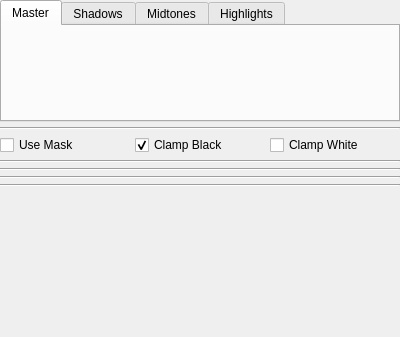
<?xml version="1.0" encoding="UTF-8"?>
<ui version="4.0">
 <class>ColorPropertiesEntity</class>
 <widget class="QWidget" name="ColorPropertiesEntity">
  <property name="geometry">
   <rect>
    <x>0</x>
    <y>0</y>
    <width>400</width>
    <height>337</height>
   </rect>
  </property>
  <property name="windowTitle">
   <string>Form</string>
  </property>
  <layout class="QVBoxLayout" name="verticalLayout">
   <property name="spacing">
    <number>5</number>
   </property>
   <property name="leftMargin">
    <number>0</number>
   </property>
   <property name="topMargin">
    <number>0</number>
   </property>
   <property name="rightMargin">
    <number>0</number>
   </property>
   <property name="bottomMargin">
    <number>0</number>
   </property>
   <item>
    <widget class="QTabWidget" name="tabWidget">
     <property name="minimumSize">
      <size>
       <width>0</width>
       <height>0</height>
      </size>
     </property>
     <property name="maximumSize">
      <size>
       <width>16777215</width>
       <height>170</height>
      </size>
     </property>
     <property name="currentIndex">
      <number>0</number>
     </property>
     <widget class="QWidget" name="master">
      <property name="minimumSize">
       <size>
        <width>0</width>
        <height>0</height>
       </size>
      </property>
      <property name="maximumSize">
       <size>
        <width>16777215</width>
        <height>16777215</height>
       </size>
      </property>
      <attribute name="title">
       <string>Master</string>
      </attribute>
      <layout class="QVBoxLayout" name="masterLayout">
       <property name="spacing">
        <number>0</number>
       </property>
       <property name="leftMargin">
        <number>0</number>
       </property>
       <property name="topMargin">
        <number>5</number>
       </property>
       <property name="rightMargin">
        <number>0</number>
       </property>
       <property name="bottomMargin">
        <number>2</number>
       </property>
      </layout>
     </widget>
     <widget class="QWidget" name="shadows">
      <property name="minimumSize">
       <size>
        <width>0</width>
        <height>0</height>
       </size>
      </property>
      <attribute name="title">
       <string>Shadows</string>
      </attribute>
      <layout class="QVBoxLayout" name="shadowsLayout">
       <property name="spacing">
        <number>0</number>
       </property>
       <property name="leftMargin">
        <number>0</number>
       </property>
       <property name="topMargin">
        <number>5</number>
       </property>
       <property name="rightMargin">
        <number>0</number>
       </property>
       <property name="bottomMargin">
        <number>2</number>
       </property>
      </layout>
     </widget>
     <widget class="QWidget" name="midtones">
      <attribute name="title">
       <string>Midtones</string>
      </attribute>
      <layout class="QVBoxLayout" name="midtonesLayout">
       <property name="spacing">
        <number>0</number>
       </property>
       <property name="leftMargin">
        <number>0</number>
       </property>
       <property name="topMargin">
        <number>5</number>
       </property>
       <property name="rightMargin">
        <number>0</number>
       </property>
       <property name="bottomMargin">
        <number>2</number>
       </property>
      </layout>
     </widget>
     <widget class="QWidget" name="highlights">
      <attribute name="title">
       <string>Highlights</string>
      </attribute>
      <layout class="QVBoxLayout" name="highlightsLayout">
       <property name="spacing">
        <number>0</number>
       </property>
       <property name="leftMargin">
        <number>0</number>
       </property>
       <property name="topMargin">
        <number>5</number>
       </property>
       <property name="rightMargin">
        <number>0</number>
       </property>
       <property name="bottomMargin">
        <number>2</number>
       </property>
      </layout>
     </widget>
    </widget>
   </item>
   <item>
    <widget class="Line" name="line">
     <property name="orientation">
      <enum>Qt::Horizontal</enum>
     </property>
    </widget>
   </item>
   <item>
    <layout class="QHBoxLayout" name="horizontalLayout">
     <item>
      <widget class="QCheckBox" name="maskCheckBox">
       <property name="text">
        <string>Use Mask</string>
       </property>
      </widget>
     </item>
     <item>
      <widget class="QCheckBox" name="clampBlackCheckBox">
       <property name="text">
        <string>Clamp Black</string>
       </property>
       <property name="checked">
        <bool>true</bool>
       </property>
      </widget>
     </item>
     <item>
      <widget class="QCheckBox" name="clampWhiteCheckBox">
       <property name="text">
        <string>Clamp White</string>
       </property>
      </widget>
     </item>
    </layout>
   </item>
   <item>
    <widget class="Line" name="line_2">
     <property name="orientation">
      <enum>Qt::Horizontal</enum>
     </property>
    </widget>
   </item>
   <item>
    <widget class="Line" name="line_5">
     <property name="orientation">
      <enum>Qt::Horizontal</enum>
     </property>
    </widget>
   </item>
   <item>
    <widget class="Line" name="line_3">
     <property name="orientation">
      <enum>Qt::Horizontal</enum>
     </property>
    </widget>
   </item>
   <item>
    <widget class="Line" name="line_4">
     <property name="orientation">
      <enum>Qt::Horizontal</enum>
     </property>
    </widget>
   </item>
   <item>
    <spacer name="verticalSpacer">
     <property name="orientation">
      <enum>Qt::Vertical</enum>
     </property>
     <property name="sizeHint" stdset="0">
      <size>
       <width>20</width>
       <height>150</height>
      </size>
     </property>
    </spacer>
   </item>
  </layout>
 </widget>
 <resources/>
 <connections/>
</ui>
